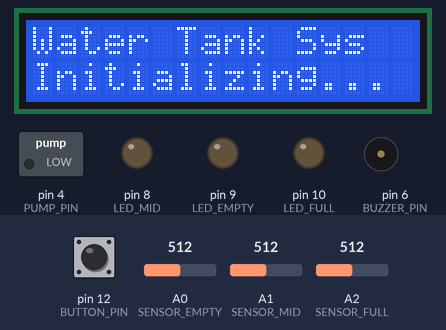
The sketch below on a simulated Arduino Uno, built with avr-gcc and run on an emulated ATmega328P. Shown: 16×2 character LCD, switched loads named in the sketch (green lamp = pin HIGH), output pins drawn as LEDs (lit = HIGH), buzzer (waves = sounding, pin HIGH). The test bench sets the inputs (shaded band); at power-on: A2 (SENSOR_FULL) = 512, A1 (SENSOR_MID) = 512, pin 12 (BUTTON_PIN) HIGH, A0 (SENSOR_EMPTY) = 512. What the sketch prints to the serial monitor is not drawn.

Above: at 0.1 s.
3.3 s: A2 (SENSOR_FULL) set to 416
5.6 s: A2 (SENSOR_FULL) set to 387
At 6.6 s:
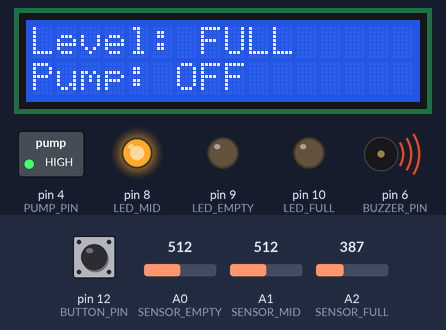
8.6 s: A1 (SENSOR_MID) set to 409
10.1 s: A1 (SENSOR_MID) set to 384
At 10.8 s:
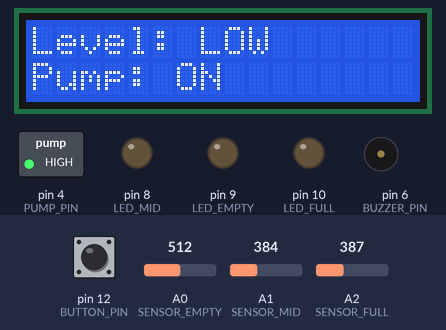
11.9 s: pin 12 (BUTTON_PIN) pulled LOW for 0.2 s
At 12.5 s:
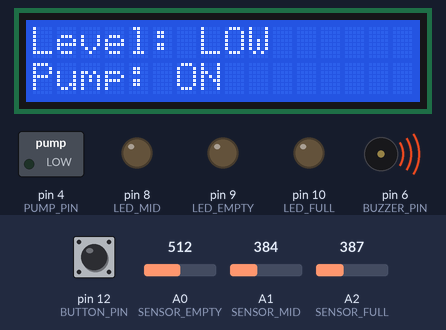
15.1 s: A0 (SENSOR_EMPTY) set to 411
17.6 s: A0 (SENSOR_EMPTY) set to 388
At 18.2 s:
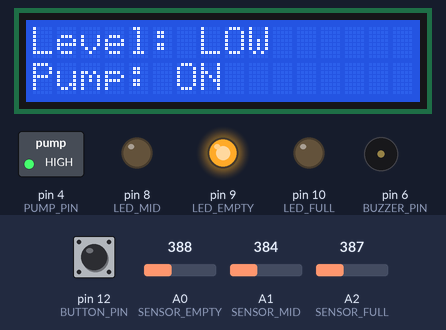
Timing chart, 0 to 20.2 s (numbered marks = the images above; inputs shaded):
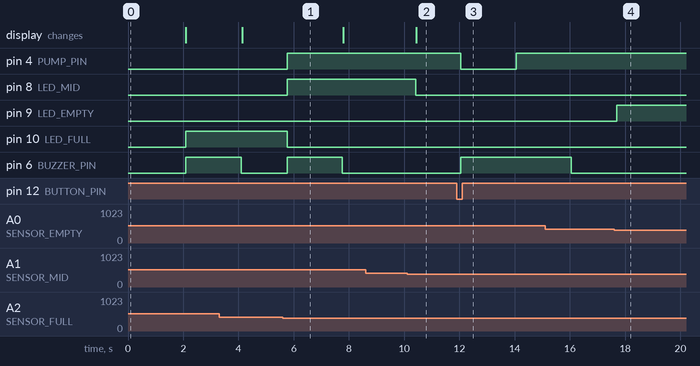

The sketch:

PUMP_working_perfectly.ino
```cpp
#include <Wire.h>
#include <LiquidCrystal_I2C.h>

// === Pin Definitions ===
#define SENSOR_EMPTY A0
#define SENSOR_MID   A1
#define SENSOR_FULL  A2
#define PUMP_PIN 4
#define BUZZER_PIN 6
#define BUTTON_PIN 12

#define LED_EMPTY 9
#define LED_MID 8
#define LED_FULL 10

// === LCD ===
LiquidCrystal_I2C lcd(0x27, 16, 2);

bool pumpState = false;
int threshold = 400;  // Adjust after calibration

bool lastEmpty = false;
bool lastMid   = false;
bool lastFull  = false;

void setup() {
  pinMode(PUMP_PIN, OUTPUT);
  pinMode(BUZZER_PIN, OUTPUT);
  pinMode(BUTTON_PIN, INPUT_PULLUP);

  pinMode(LED_EMPTY, OUTPUT);
  pinMode(LED_MID, OUTPUT);
  pinMode(LED_FULL, OUTPUT);

  digitalWrite(PUMP_PIN, LOW);
  digitalWrite(BUZZER_PIN, LOW);

  lcd.init();
  lcd.backlight();
  lcd.setCursor(0, 0);
  lcd.print("Water Tank Sys");
  lcd.setCursor(0, 1);
  lcd.print("Initializing...");
  delay(2000);
  lcd.clear();

  Serial.begin(9600);
}

void loop() {
  static bool lastButton = HIGH;
  bool buttonState = digitalRead(BUTTON_PIN);

  // === MANUAL BUTTON OVERRIDE ===
  if (lastButton == HIGH && buttonState == LOW) {
    pumpState = !pumpState;       // Toggle pump ON/OFF
    digitalWrite(PUMP_PIN, pumpState);
    beep(2000);                   // 2 sec beep
  }
  lastButton = buttonState;

  // === SENSOR READINGS ===
  int emptyVal = analogRead(SENSOR_EMPTY);
  int midVal   = analogRead(SENSOR_MID);
  int fullVal  = analogRead(SENSOR_FULL);

  bool empty = emptyVal < threshold;
  bool mid   = midVal   > threshold;
  bool full  = fullVal  > threshold;

  // Debug values
  Serial.print("Empty: "); Serial.print(emptyVal);
  Serial.print(" | Mid: "); Serial.print(midVal);
  Serial.print(" | Full: "); Serial.println(fullVal);

  // === LED STATUS (only one ON at a time) ===
  if (full) {
    digitalWrite(LED_FULL, HIGH);
    digitalWrite(LED_MID, LOW);
    digitalWrite(LED_EMPTY, LOW);
  } else if (mid) {
    digitalWrite(LED_MID, HIGH);
    digitalWrite(LED_FULL, LOW);
    digitalWrite(LED_EMPTY, LOW);
  } else if (empty) {
    digitalWrite(LED_EMPTY, HIGH);
    digitalWrite(LED_MID, LOW);
    digitalWrite(LED_FULL, LOW);
  } else {
    // Unknown: all LEDs OFF
    digitalWrite(LED_EMPTY, LOW);
    digitalWrite(LED_MID, LOW);
    digitalWrite(LED_FULL, LOW);
  }

  // === AUTO CONTROL ONLY IF NOT MANUALLY FORCED ===
  if (!digitalRead(BUTTON_PIN) && pumpState) {
    // do nothing, manual override keeps pump ON
  } else if (!pumpState) {
    if ((empty || mid || (!empty && !mid && !full)) && !full) {
      // If level is Empty OR Mid OR Unknown → Pump ON
      pumpState = true;
      digitalWrite(PUMP_PIN, HIGH);
      beep(2000);
    }
  }

  // Pump OFF if Full detected
  if (full && !lastFull) {
    pumpState = false;
    digitalWrite(PUMP_PIN, LOW);
    beep(2000);
  }

  // Save last states
  lastEmpty = empty;
  lastMid   = mid;
  lastFull  = full;

  // === LCD DISPLAY ===
  lcd.setCursor(0, 0);
  if (full) lcd.print("Level: FULL     ");
  else if (mid) lcd.print("Level: MID      ");
  else if (empty) lcd.print("Level: LOW    ");
  else lcd.print("Level: LOW  ");

  lcd.setCursor(0, 1);
  if (pumpState) lcd.print("Pump: ON        ");
  else lcd.print("Pump: OFF       ");

  delay(300);
}

void beep(int duration) {
  digitalWrite(BUZZER_PIN, HIGH);
  delay(duration);
  digitalWrite(BUZZER_PIN, LOW);
}
```

Measured:
- the behaviour switches between 401 and 400 on A2 (SENSOR_FULL) (found by bisection; images 0 and 1)
- the behaviour switches between 401 and 400 on A1 (SENSOR_MID) (found by bisection; images 1 and 2)
- the behaviour switches between 400 and 399 on A0 (SENSOR_EMPTY) (found by bisection; images 3 and 4)
- after the input at 5.6 s, pin 4 (PUMP_PIN), pin 8 (LED_MID): LOW → HIGH after 0.16 s; pin 10 (LED_FULL): HIGH → LOW after 0.16 s; pin 6 (BUZZER_PIN): LOW → HIGH after 0.16 s, → LOW 2.0 s later
- after the input at 8.6 s, every drawn part: stays the same
- after the input at 10.1 s, pin 8 (LED_MID): HIGH → LOW after 0.31 s; the display: changes after 0.34 s (image 2)
- after the input at 11.9 s, pin 4 (PUMP_PIN): HIGH → LOW after 0.15 s, → HIGH 2.0 s later; pin 6 (BUZZER_PIN): LOW → HIGH after 0.15 s
- after the input at 17.6 s, pin 9 (LED_EMPTY): LOW → HIGH after 0.10 s
